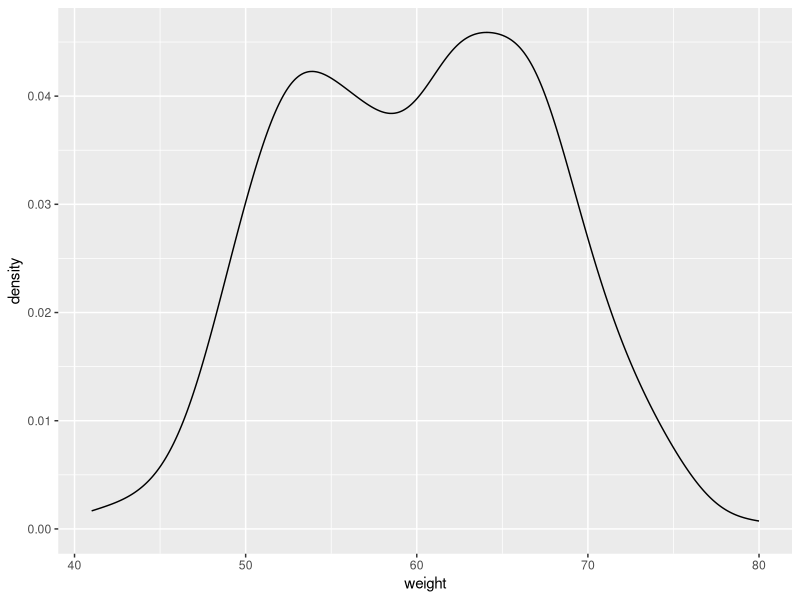
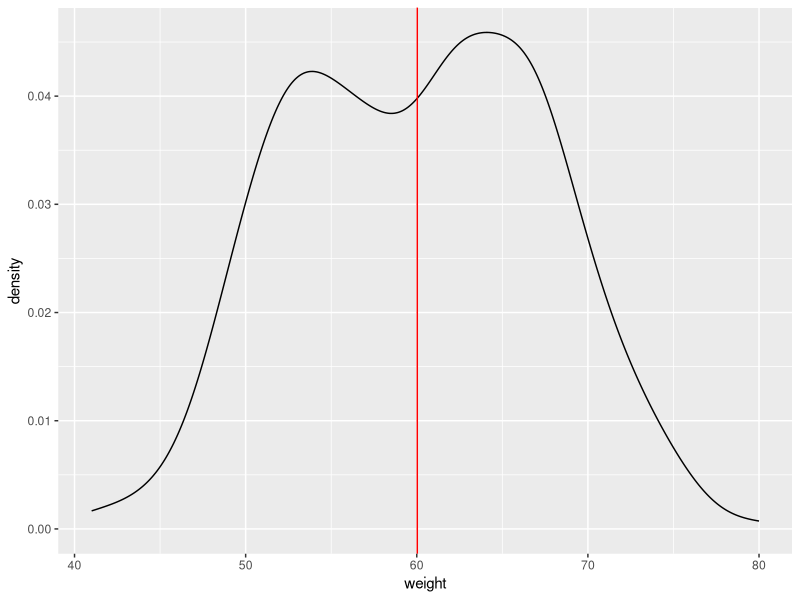
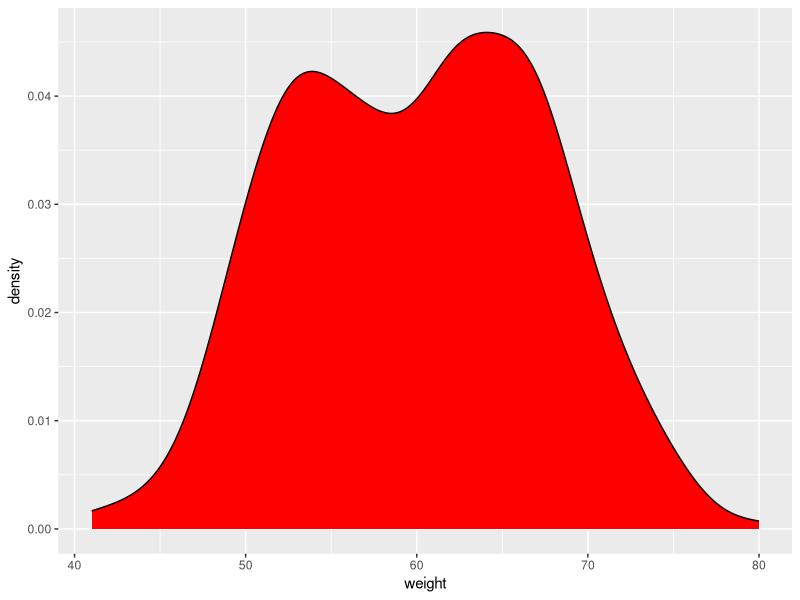
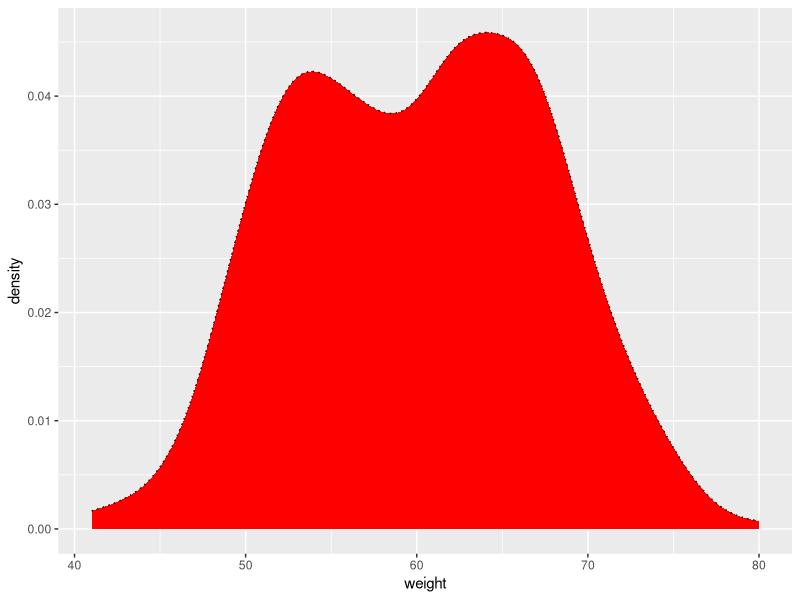
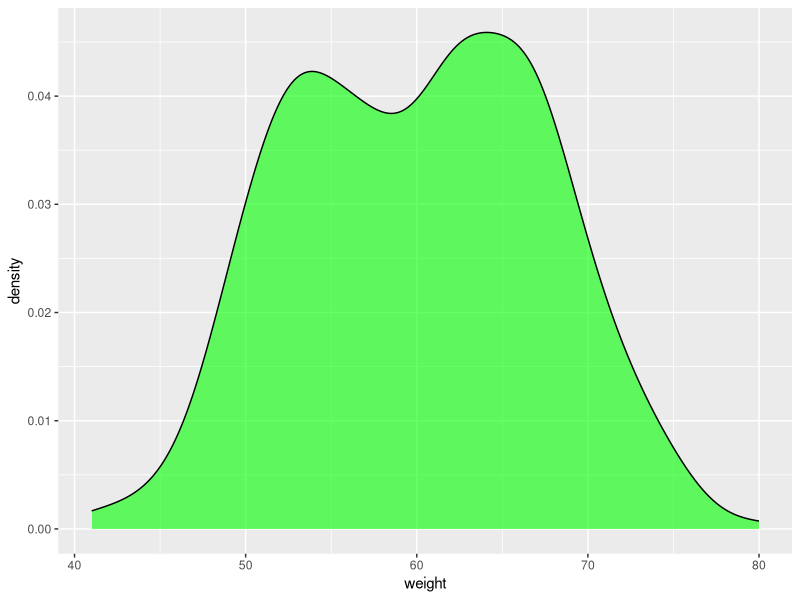
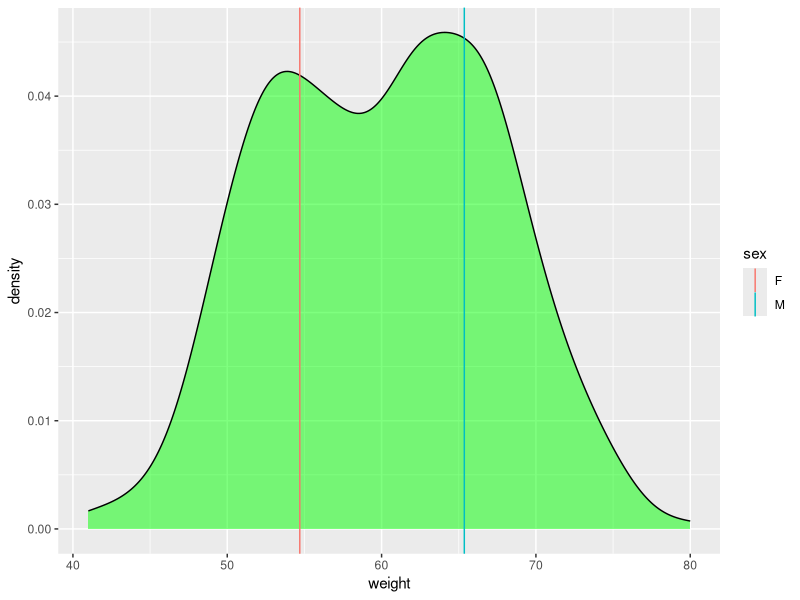
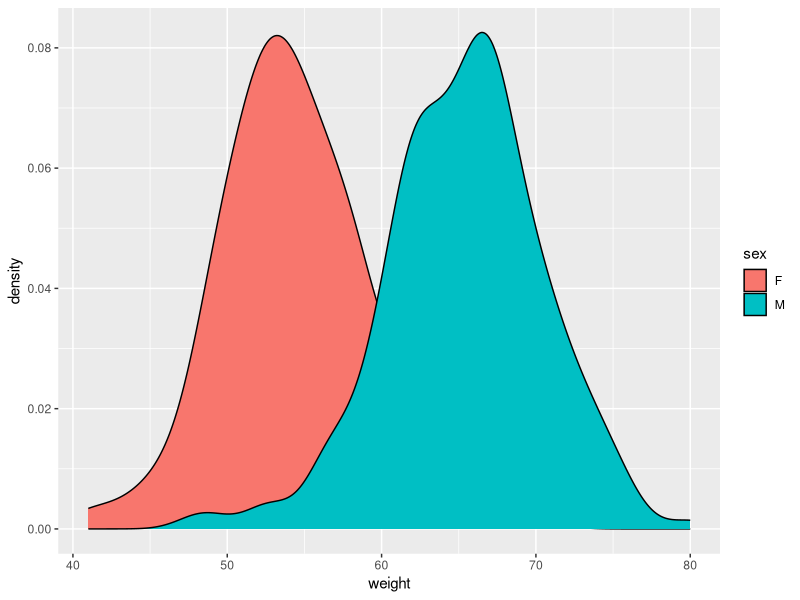
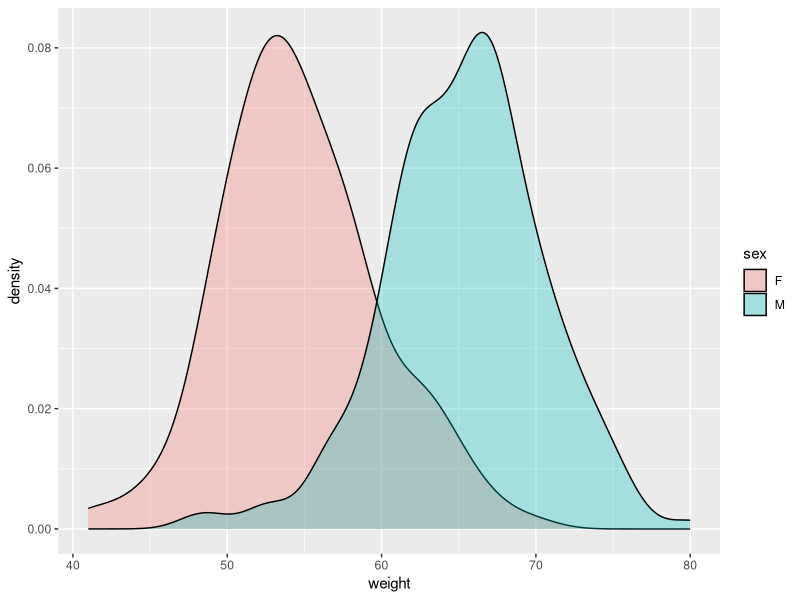

Generate these figures, in order, with R:
############################## 
### density plot
############################## 

#load library
library(ggplot2)
library(plyr)
library(reshape)


set.seed(1234)
df <- data.frame(
  sex=factor(rep(c("F", "M"), each=200)),
  weight=round(c(rnorm(200, mean=55, sd=5),
                 rnorm(200, mean=65, sd=5)))
)
head(df)

###Basic density plots
ggplot(df,aes(x=weight))+
  geom_density()




#add mean line
ggplot(df,aes(x=weight))+
  geom_density()+
  geom_vline(aes(xintercept=mean(weight)),color='red')


###Change density plot line types and colors

# Change line color and fill color
ggplot(df , aes(x=weight))+
  geom_density( fill='red')

# Change line type
ggplot(df , aes(x=weight))+
  geom_density(linetype='dotted' , fill='red')



######Calculate the mean of each group 

###Calculate the mean of each group :
mu <- ddply(df, "sex", summarise, grp.mean=mean(weight))


###Change line colors

# Change density plot line colors by groups
ggplot(df , aes(x=weight ))+
  geom_density(fill='green',alpha=0.6)

# Add mean lines
ggplot(df , aes(x=weight ))+
  geom_density(fill='green',alpha=0.5)+
  geom_vline(data=mu , aes(xintercept=grp.mean , color=sex))




### Change fill colors

# Change density plot fill colors by groups
ggplot(df, aes(x=weight, fill=sex)) +
  geom_density()


# Use semi-transparent fill
ggplot(df,aes(x=weight , fill=sex))+
  geom_density(alpha=0.3)



### Combine histogram and density plots
ggplot(df, aes(x=weight))+
  geom_histogram()

ggplot(df, aes(x=weight)) + 
  geom_histogram(aes(y=..density..))


########################################################

# create dataframe
set.seed(1234)
df <- data.frame(value =round(c(rnorm(200,
                                      mean=100,
                                      sd=7))))

# import libraries ggplot2
library(ggplot2) 

# create density plot
ggplot(df, aes(x=value)) + geom_density()



# create dataframe
set.seed(1234)
df <- data.frame(value =round(c(rnorm(900,
                                      mean=60, 
                                      sd=21))))

# import libraries ggplot2 
library(ggplot2)	 

# create density plot with desired colours
ggplot(df, aes(x=value)) +
  geom_density(fill="#77bd89",color="#1f6e34",alpha=0.8)



df <- data.frame(value = round(c(rnorm(900, mean = 60, sd = 21))))

ggplot(df, aes(x = value)) +
  geom_histogram(aes(y = ..density..), 
                 bins = 30, 
                 fill = "lightblue", 
                 color = "black") +
  geom_density(alpha = 0.5, fill = "lightgreen") +
  labs(title = "Combined Histogram and Density Plot",
       x = "Value",
       y = "Density") +
  theme_minimal()






####################################
#Overlay Density Plots
####################################



###Step 1: Create the Data
set.seed(1)

#create data
df <- data.frame(var1=rnorm(1000, mean=0, sd=1),
                 var2=rnorm(1000, mean=0, sd=3),
                 var3=rnorm(1000, mean=3, sd=2))

#view first six rows of data
head(df)

###Step 2: Convert the Data from Wide to Long

data <- melt(df)
head(data)


###Step 3: Create the Overlaying Density Plots
ggplot(data  , aes(x=value ,fill=variable))+
  geom_density(alpha=0.3)


ggplot(data , aes(x=value , fill= variable))+
  geom_density(alpha=0.8)




##########################################################

#delet down 

set.seed(1234)
df <- data.frame(
  sex=factor(rep(c("F", "M"), each=200)),
  weight=round(c(rnorm(200, mean=50, sd=5),
                 rnorm(200, mean=65, sd=5)))
)
head(df)

p <- ggplot(df, aes(x=weight)) + 
  geom_density()
p

p+ geom_vline(aes(xintercept=mean(weight)),
              color='blue')


ggplot(df, aes(x=weight))+
  geom_density(fill='lightblue')


library(plyr)
mu <- ddply(df, "sex", summarise, grp.mean=mean(weight))
head(mu)

ggplot(df ,aes(x=weight ,fill=sex))+
  geom_density()
